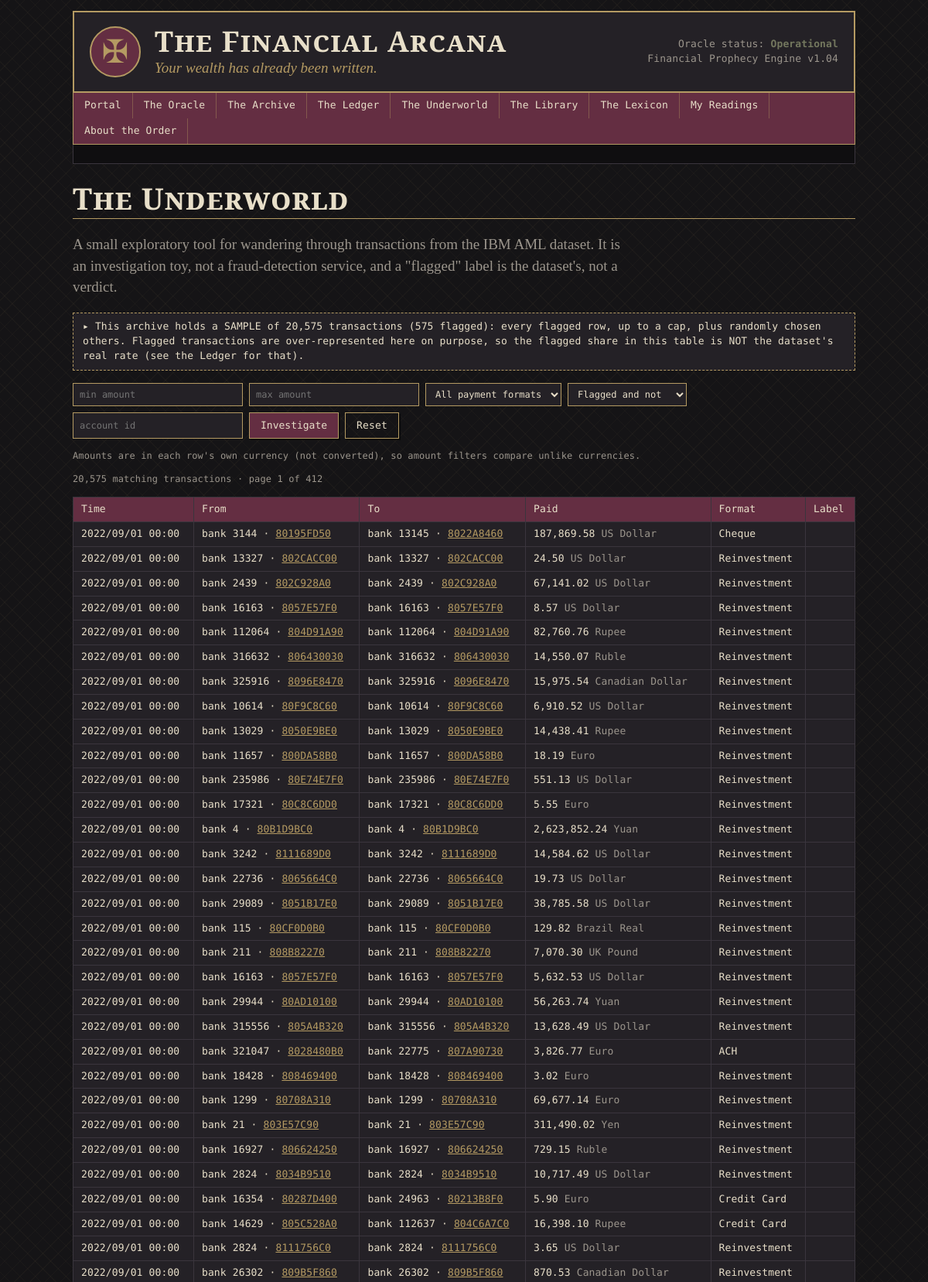
/underworld (upper part), run on the app's committed database.
### models.py (models this page shows)
class AmlTransaction(db.Model):
    __tablename__ = "aml_transactions"
    txn_id = db.Column(db.Integer, primary_key=True)
    timestamp = db.Column(db.String(20), index=True)
    from_bank = db.Column(db.Integer)
    from_account = db.Column(db.String(24), index=True)
    to_bank = db.Column(db.Integer)
    to_account = db.Column(db.String(24), index=True)
    amount_paid = db.Column(db.Float, index=True)
    payment_currency = db.Column(db.String(30))
    amount_received = db.Column(db.Float)
    receiving_currency = db.Column(db.String(30))
    payment_format = db.Column(db.String(30), index=True)
    is_laundering = db.Column(db.Boolean, index=True)

### app.py (the view, shortened to what this page needs)
@app.route("/underworld")
def underworld():
    args = request.args
    f = dict(min_amount=args.get("min_amount", "").strip(), max_amount=args.get("max_amount", "").strip(),
             fmt=args.get("fmt", ""), status=args.get("status", ""), account=args.get("account", "").strip())
    total = AmlTransaction.query.count()
    q = AmlTransaction.query
    lo, hi = to_float(f["min_amount"]), to_float(f["max_amount"])
    if lo is not None:
        q = q.filter(AmlTransaction.amount_paid >= lo)
    if hi is not None:
        q = q.filter(AmlTransaction.amount_paid <= hi)
    if f["fmt"]:
        q = q.filter(AmlTransaction.payment_format == f["fmt"])
    if f["status"] == "flagged":
        q = q.filter(AmlTransaction.is_laundering.is_(True))
    elif f["status"] == "clean":
        q = q.filter(AmlTransaction.is_laundering.is_(False))
    if f["account"]:
        q = q.filter(db.or_(AmlTransaction.from_account == f["account"], AmlTransaction.to_account == f["account"]))
    connections = []
    page = request.args.get("page", 1, type=int)
    results = q.order_by(AmlTransaction.timestamp, AmlTransaction.txn_id).paginate(page=page, per_page=50, error_out=False)
    formats = [x for (x,) in db.session.query(AmlTransaction.payment_format).distinct().order_by(AmlTransaction.payment_format)]
    flagged_in_sample = AmlTransaction.query.filter(AmlTransaction.is_laundering.is_(True)).count()
    return render_template("underworld.html", results=results, f=f, formats=formats, total=total,
                           flagged_in_sample=flagged_in_sample, connections=connections)

### app.py (called while the page is built)
@app.before_request
def ensure_session():
    if "sid" not in session:
        session["sid"] = uuid.uuid4().hex
        session.permanent = True

@app.context_processor
def inject_globals():
    try:
        visitors = 481 + Reading.query.count()
    except Exception:
        visitors = 481
    return dict(visitor_count=f"{visitors:07,}", this_year=date.today().year)

def to_float(text):
    try:
        return float(text.replace(",", ""))
    except ValueError:
        return None

### templates/underworld.html (shortened to what this page needs)
{% extends "base.html" %}
{% from "_macros.html" import window %}
{% block content %}
<h2 class="page-title">The Underworld</h2>
<p class="intro">A small exploratory tool for wandering through transactions from the IBM AML dataset.
  It is an investigation toy, not a fraud-detection service, and a "flagged" label is the dataset's, not a verdict.</p>
{% if total == 0 %}
  {% call window("ACCESS RESTRICTED") %}
    <p class="mono">&gt; transaction archive: <b>empty</b><br>&gt; to open it, run <code>python analysis/process_all.py</code> and restart the app.</p>
  {% endcall %}
{% else %}
<p class="flash mono">▸ This archive holds a SAMPLE of {{ '{:,}'.format(total) }} transactions ({{ '{:,}'.format(flagged_in_sample) }} flagged):
  every flagged row, up to a cap, plus randomly chosen others. Flagged transactions are over-represented here on purpose,
  so the flagged share in this table is NOT the dataset's real rate (see the Ledger for that).</p>
<form class="filters mono" method="get" action="{{ url_for('underworld') }}">
  <input type="text" name="min_amount" value="{{ f.min_amount }}" placeholder="min amount" size="10">
  <input type="text" name="max_amount" value="{{ f.max_amount }}" placeholder="max amount" size="10">
  <select name="fmt">
    <option value="">All payment formats</option>
  </select>
  <select name="status">
    <option value="">Flagged and not</option>
  </select>
  <input type="text" name="account" value="{{ f.account }}" placeholder="account id" size="14">
  <button class="btn" type="submit">Investigate</button>
  <a class="btn ghost" href="{{ url_for('underworld') }}">Reset</a>
</form>
<p class="mono dim small">Amounts are in each row's own currency (not converted), so amount filters compare unlike currencies.</p>
<p class="mono dim small">{{ '{:,}'.format(results.total) }} matching transaction{{ '' if results.total == 1 else 's' }} · page {{ results.page }} of {{ results.pages or 1 }}</p>
<table class="ledger-table mono">
  <thead><tr><th>Time</th><th>From</th><th>To</th><th>Paid</th><th>Format</th><th>Label</th></tr></thead>
  <tbody>
  {% for t in results.items %}
    <tr class="{{ 'flagged' if t.is_laundering }}">
      <td>{{ t.timestamp }}</td>
      <td>bank {{ t.from_bank }} · <a href="{{ url_for('underworld', account=t.from_account) }}">{{ t.from_account }}</a></td>
      <td>bank {{ t.to_bank }} · <a href="{{ url_for('underworld', account=t.to_account) }}">{{ t.to_account }}</a></td>
      <td>{{ '{:,.2f}'.format(t.amount_paid) }} <span class="dim">{{ t.payment_currency }}</span></td>
      <td>{{ t.payment_format }}</td>
      <td>{{ 'flagged' if t.is_laundering else '' }}</td>
    </tr>
  {% else %}
    <tr><td colspan="6">The archive has no record matching that query.</td></tr>
  {% endfor %}
  </tbody>
</table>
{% endif %}
{% endblock %}

### static/css/style.css (style rules this page uses)
:root { --black: #151416; --charcoal: #242126; --burgundy: #642E42; --gold: #B49A62; --cream: #E8DFC9; --olive: #73775E; --blue: #697C8C; --gray: #9B958C; --serif: "Cormorant Garamond", "EB Garamond", Georgia, serif; --mono: "DM Mono", "Courier New", monospace; }
* { box-sizing: border-box; }
html { background: var(--black); }
body { margin: 0; color: var(--cream); font-family: var(--serif); font-size: 19px; line-height: 1.45; background: repeating-linear-gradient(45deg, rgba(180,154,98,.045) 0 1px, transparent 1px 14px), repeating-linear-gradient(-45deg, rgba(180,154,98,.045) 0 1px, transparent 1px 14px), var(--black); }
a { color: var(--gold); text-decoration: underline; }
h1, h2, h3 { font-weight: 600; line-height: 1.15; }
.mono { font-family: var(--mono); font-size: 13px; letter-spacing: .01em; }
.dim { color: var(--gray); }
.small { font-size: 14px; }
.mono.small { font-size: 12px; }
.page-title { font-size: 2.4rem; margin: 0 0 .2em; font-variant: small-caps; letter-spacing: .03em; border-bottom: 1px solid var(--gold); padding-bottom: .1em; }
.intro { max-width: 720px; color: var(--gray); }
.flash { background: var(--charcoal); border: 1px dashed var(--gold); padding: 8px 12px; margin-bottom: 16px; }
.btn { display: inline-block; font-family: var(--mono); font-size: 13px; cursor: pointer; text-decoration: none; background: var(--burgundy); color: var(--cream); border: 1px solid var(--gold); padding: 7px 14px; border-radius: 0; box-shadow: 2px 2px 0 rgba(0,0,0,.5); }
.btn.ghost { background: transparent; }
.filters { display: flex; flex-wrap: wrap; gap: 8px; margin: 14px 0; }
.filters input, .filters select { background: var(--charcoal); color: var(--cream); border: 1px solid var(--gold); padding: 6px 8px; font-family: var(--mono); font-size: 12px; border-radius: 0; }
.filters input { min-width: 220px; }
.ledger-table { width: 100%; border-collapse: collapse; margin: 14px 0 22px; background: var(--charcoal); }
.ledger-table th, .ledger-table td { border: 1px solid #3a353d; padding: 6px 10px; text-align: left; vertical-align: top; }
.ledger-table th { background: var(--burgundy); color: var(--cream); font-weight: 500; }

### data on the page
AmlTransaction: timestamp "2022/09/01 00:00", from_bank "3144", from_account "80195FD50", to_bank "13145", to_account "8022A8460", amount_paid "187,869.58", payment_currency "US Dollar", payment_format "Cheque"
AmlTransaction: timestamp "2022/09/01 00:00", from_bank "13327", from_account "802CACC00", to_bank "13327", to_account "802CACC00", amount_paid "24.50", payment_currency "US Dollar", payment_format "Reinvestment"
AmlTransaction: timestamp "2022/09/01 00:00", from_bank "2439", from_account "802C928A0", to_bank "2439", to_account "802C928A0", amount_paid "67,141.02", payment_currency "US Dollar", payment_format "Reinvestment"
AmlTransaction: timestamp "2022/09/01 00:00", from_bank "16163", from_account "8057E57F0", to_bank "16163", to_account "8057E57F0", amount_paid "8.57", payment_currency "US Dollar", payment_format "Reinvestment"
AmlTransaction: timestamp "2022/09/01 00:00", from_bank "112064", from_account "804D91A90", to_bank "112064", to_account "804D91A90", amount_paid "82,760.76", payment_currency "Rupee", payment_format "Reinvestment"
AmlTransaction: timestamp "2022/09/01 00:00", from_bank "316632", from_account "806430030", to_bank "316632", to_account "806430030", amount_paid "14,550.07", payment_currency "Ruble", payment_format "Reinvestment"
AmlTransaction: timestamp "2022/09/01 00:00", from_bank "325916", from_account "8096E8470", to_bank "325916", to_account "8096E8470", amount_paid "15,975.54", payment_currency "Canadian Dollar", payment_format "Reinvestment"
AmlTransaction: timestamp "2022/09/01 00:00", from_bank "10614", from_account "80F9C8C60", to_bank "10614", to_account "80F9C8C60", amount_paid "6,910.52", payment_currency "US Dollar", payment_format "Reinvestment"
AmlTransaction: timestamp "2022/09/01 00:00", from_bank "13029", from_account "8050E9BE0", to_bank "13029", to_account "8050E9BE0", amount_paid "14,438.41", payment_currency "Rupee", payment_format "Reinvestment"
AmlTransaction: timestamp "2022/09/01 00:00", from_bank "11657", from_account "800DA58B0", to_bank "11657", to_account "800DA58B0", amount_paid "18.19", payment_currency "Euro", payment_format "Reinvestment"
AmlTransaction: timestamp "2022/09/01 00:00", from_bank "235986", from_account "80E74E7F0", to_bank "235986", to_account "80E74E7F0", amount_paid "551.13", payment_currency "US Dollar", payment_format "Reinvestment"
AmlTransaction: timestamp "2022/09/01 00:00", from_bank "17321", from_account "80C8C6DD0", to_bank "17321", to_account "80C8C6DD0", amount_paid "5.55", payment_currency "Euro", payment_format "Reinvestment"
AmlTransaction: timestamp "2022/09/01 00:00", from_bank "4", from_account "80B1D9BC0", to_bank "4", to_account "80B1D9BC0", amount_paid "2,623,852.24", payment_currency "Yuan", payment_format "Reinvestment"
AmlTransaction: timestamp "2022/09/01 00:00", from_bank "3242", from_account "8111689D0", to_bank "3242", to_account "8111689D0", amount_paid "14,584.62", payment_currency "US Dollar", payment_format "Reinvestment"
AmlTransaction: timestamp "2022/09/01 00:00", from_bank "22736", from_account "8065664C0", to_bank "22736", to_account "8065664C0", amount_paid "19.73", payment_currency "US Dollar", payment_format "Reinvestment"
AmlTransaction: timestamp "2022/09/01 00:00", from_bank "29089", from_account "8051B17E0", to_bank "29089", to_account "8051B17E0", amount_paid "38,785.58", payment_currency "US Dollar", payment_format "Reinvestment"
AmlTransaction: timestamp "2022/09/01 00:00", from_bank "115", from_account "80CF0D0B0", to_bank "115", to_account "80CF0D0B0", amount_paid "129.82", payment_currency "Brazil Real", payment_format "Reinvestment"
AmlTransaction: timestamp "2022/09/01 00:00", from_bank "211", from_account "808B82270", to_bank "211", to_account "808B82270", amount_paid "7,070.30", payment_currency "UK Pound", payment_format "Reinvestment"
AmlTransaction: timestamp "2022/09/01 00:00", from_bank "16163", from_account "8057E57F0", to_bank "16163", to_account "8057E57F0", amount_paid "5,632.53", payment_currency "US Dollar", payment_format "Reinvestment"
AmlTransaction: timestamp "2022/09/01 00:00", from_bank "29944", from_account "80AD10100", to_bank "29944", to_account "80AD10100", amount_paid "56,263.74", payment_currency "Yuan", payment_format "Reinvestment"
AmlTransaction: timestamp "2022/09/01 00:00", from_bank "315556", from_account "805A4B320", to_bank "315556", to_account "805A4B320", amount_paid "13,628.49", payment_currency "US Dollar", payment_format "Reinvestment"
AmlTransaction: timestamp "2022/09/01 00:00", from_bank "321047", from_account "8028480B0", to_bank "22775", to_account "807A90730", amount_paid "3,826.77", payment_currency "Euro", payment_format "ACH"
AmlTransaction: timestamp "2022/09/01 00:00", from_bank "18428", from_account "808469400", to_bank "18428", to_account "808469400", amount_paid "3.02", payment_currency "Euro", payment_format "Reinvestment"
AmlTransaction: timestamp "2022/09/01 00:00", from_bank "1299", from_account "80708A310", to_bank "1299", to_account "80708A310", amount_paid "69,677.14", payment_currency "Euro", payment_format "Reinvestment"
AmlTransaction: timestamp "2022/09/01 00:00", from_bank "21", from_account "803E57C90", to_bank "21", to_account "803E57C90", amount_paid "311,490.02", payment_currency "Yen", payment_format "Reinvestment"
AmlTransaction: timestamp "2022/09/01 00:00", from_bank "16927", from_account "806624250", to_bank "16927", to_account "806624250", amount_paid "729.15", payment_currency "Ruble", payment_format "Reinvestment"
AmlTransaction: timestamp "2022/09/01 00:00", from_bank "2824", from_account "8034B9510", to_bank "2824", to_account "8034B9510", amount_paid "10,717.49", payment_currency "US Dollar", payment_format "Reinvestment"
AmlTransaction: timestamp "2022/09/01 00:00", from_bank "16354", from_account "80287D400", to_bank "24963", to_account "80213B8F0", amount_paid "5.90", payment_currency "Euro", payment_format "Credit Card"
AmlTransaction: timestamp "2022/09/01 00:00", from_bank "14629", from_account "805C528A0", to_bank "112637", to_account "804C6A7C0", amount_paid "16,398.10", payment_currency "Rupee", payment_format "Credit Card"
AmlTransaction: timestamp "2022/09/01 00:00", from_bank "2824", from_account "8111756C0", to_bank "2824", to_account "8111756C0", amount_paid "3.65", payment_currency "US Dollar", payment_format "Reinvestment"
AmlTransaction: timestamp "2022/09/01 00:00", from_bank "26302", from_account "809B5F860", to_bank "26302", to_account "809B5F860", amount_paid "870.53", payment_currency "Canadian Dollar", payment_format "Reinvestment"

### other printed values
{{ '{:,}'.format(total) }} "20,575"
{{ '{:,}'.format(flagged_in_sample) }} "575"
{{ '{:,}'.format(results.total) }} "20,575"
{{ '' if results.total == 1 else 's' }} "s"
{{ results.page }} "1"
{{ results.pages or 1 }} "412"
